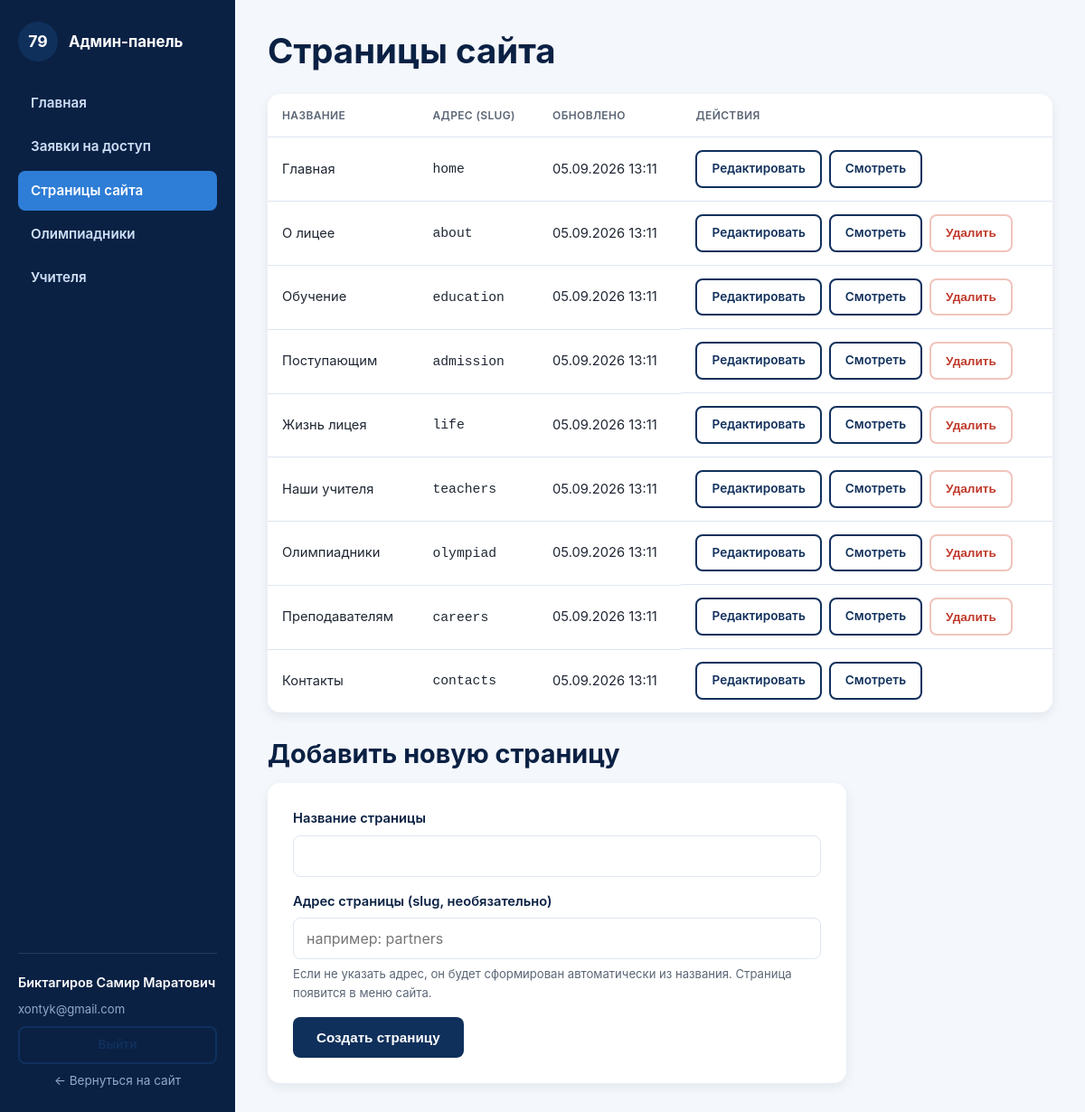
Screenshot of /admin/pages.php (signed in) with the database file from the repository.
### tables this page shows
CREATE TABLE IF NOT EXISTS pages (
    id               INT UNSIGNED AUTO_INCREMENT PRIMARY KEY,
    slug             VARCHAR(191) NOT NULL,
    title            VARCHAR(255) NOT NULL,
    content          MEDIUMTEXT NULL,
    meta_description VARCHAR(500) NULL,
    protected        TINYINT(1) NOT NULL DEFAULT 0,
    nav_order        INT NOT NULL DEFAULT 100,
    updated_at       DATETIME NOT NULL DEFAULT CURRENT_TIMESTAMP ON UPDATE CURRENT_TIMESTAMP,
    UNIQUE KEY uniq_slug (slug)
);

### includes/functions.php (called while the page is built, shortened)
<?php
function e(?string $value): string
{
    return htmlspecialchars($value ?? '', ENT_QUOTES, 'UTF-8');
}
function core_page_files(): array
{
    return [
        'home' => 'index.php',
        'about' => 'about.php',
        'education' => 'education.php',
        'admission' => 'admission.php',
        'life' => 'life.php',
        'teachers' => 'teachers.php',
        'olympiad' => 'olympiad.php',
        'careers' => 'careers.php',
        'contacts' => 'contacts.php',
    ];
}
function page_url(string $slug): string
{
    $core = core_page_files();
    return isset($core[$slug]) ? '/' . $core[$slug] : '/page.php?slug=' . urlencode($slug);
}

### admin/pages.php (the view, shortened to what this page needs)
<?php
require_once __DIR__ . '/../includes/auth.php';
$newTitle = '';
$newSlug = '';
$pages = $pdo->query('SELECT * FROM pages ORDER BY nav_order ASC, id ASC')->fetchAll();
require __DIR__ . '/../includes/admin_header.php';
?>
<h1>Страницы сайта</h1>
<div class="table-wrap" style="margin-bottom:28px;">
  <table class="admin-table">
    <thead>
      <tr><th>Название</th><th>Адрес (slug)</th><th>Обновлено</th><th>Действия</th></tr>
    </thead>
    <tbody>
      <?php foreach ($pages as $page): ?>
        <tr>
          <td><?= e($page['title']) ?></td>
          <td><code><?= e($page['slug']) ?></code></td>
          <td><?= e(date('d.m.Y H:i', strtotime($page['updated_at']))) ?></td>
          <td class="actions">
            <a href="page-edit.php?id=<?= (int) $page['id'] ?>" class="btn btn-sm btn-outline">Редактировать</a>
            <a href="<?= e(page_url($page['slug'])) ?>" class="btn btn-sm btn-outline" target="_blank" rel="noopener">Смотреть</a>
            <?php if ((int) $page['protected'] === 0): ?>
              <form method="post" class="inline-form" onsubmit="return confirm('Удалить страницу «<?= e(addslashes($page['title'])) ?>»?');">
                <button type="submit" name="action" value="delete" class="btn btn-sm btn-danger">Удалить</button>
              </form>
            <?php endif; ?>
          </td>
        </tr>
      <?php endforeach; ?>
    </tbody>
  </table>
</div>
<h2>Добавить новую страницу</h2>
<div class="admin-form-card">
  <form method="post" novalidate>
    <label>Название страницы
      <input type="text" name="title" required value="<?= e($newTitle) ?>">
    </label>
    <label>Адрес страницы (slug, необязательно)
      <input type="text" name="slug" placeholder="например: partners" value="<?= e($newSlug) ?>">
    </label>
    <p class="form-hint">Если не указать адрес, он будет сформирован автоматически из названия. Страница появится в меню сайта.</p>
    <button type="submit" class="btn btn-primary">Создать страницу</button>
  </form>
</div>
<?php require __DIR__ . '/../includes/admin_footer.php'; ?>

### css/style.css (style rules this page uses)
:root { --navy: #10305c; --navy-dark: #0a2144; --blue-light: #eaf2fb; --blue-accent: #2e7dd6; --accent: #ff9e2c; --bg: #ffffff; --bg-soft: #f4f7fb; --text: #1f2733; --text-muted: #5b6675; --border: #dfe6f0; --radius: 14px; --radius-sm: 8px; --shadow: 0 10px 30px rgba(16, 48, 92, 0.08); --shadow-sm: 0 4px 12px rgba(16, 48, 92, 0.08); --font: 'Inter', -apple-system, BlinkMacSystemFont, 'Segoe UI', Roboto, Arial, sans-serif; --container-width: 1160px; }
* { box-sizing: border-box; }
html { scroll-behavior: smooth; }
body { margin: 0; font-family: var(--font); color: var(--text); background: var(--bg); line-height: 1.6; font-size: 16px; }
a { color: var(--blue-accent); text-decoration: none; }
h1, h2, h3, h4 { color: var(--navy-dark); line-height: 1.25; margin: 0 0 .5em; }
h1 { font-size: clamp(1.8rem, 3.2vw, 2.6rem); font-weight: 700; }
h2 { font-size: clamp(1.5rem, 2.4vw, 2rem); font-weight: 700; }
p { margin: 0 0 1em; color: var(--text); }
.btn { display: inline-block; padding: 12px 24px; border-radius: var(--radius-sm); font-weight: 600; font-size: 0.95rem; border: 2px solid transparent; cursor: pointer; text-decoration: none; transition: transform .15s ease, box-shadow .15s ease, background-color .15s ease, color .15s ease; }
.btn-primary { background: var(--navy); color: #fff; }
.btn-outline { background: transparent; color: var(--navy); border-color: var(--navy); }
.btn-danger { background: #fff; color: #c0392b; border-color: #f0c4bd; }
.btn-sm { padding: 8px 16px; font-size: 0.85rem; }
form label { display: block; margin-bottom: 16px; font-weight: 600; font-size: 0.92rem; color: var(--navy-dark); }
form input[type="text"], form input[type="email"], form input[type="tel"], form input[type="password"], form input[type="number"], form textarea, form select { display: block; width: 100%; margin-top: 6px; padding: 12px 14px; border: 1px solid var(--border); border-radius: var(--radius-sm); font-family: inherit; font-size: 1rem; color: var(--text); background: #fff; font-weight: 400; }

### css/admin.css (style rules this page uses)
.admin-body { background: var(--bg-soft); }
.admin-content h1 { margin-bottom: 24px; }
.table-wrap { overflow-x: auto; background: #fff; border-radius: var(--radius); box-shadow: var(--shadow-sm); }
.admin-table { width: 100%; border-collapse: collapse; min-width: 560px; }
.admin-table th, .admin-table td { text-align: left; padding: 14px 16px; border-bottom: 1px solid var(--border); font-size: 0.92rem; }
.admin-table th { color: var(--text-muted); font-weight: 600; text-transform: uppercase; font-size: 0.75rem; letter-spacing: .03em; }
.admin-table tr:last-child td { border-bottom: none; }
.admin-table td.actions { display: flex; gap: 8px; flex-wrap: wrap; white-space: nowrap; }
.inline-form { display: inline-flex; gap: 8px; }
.admin-form-card { background: #fff; border-radius: var(--radius); box-shadow: var(--shadow-sm); padding: 28px; max-width: 640px; }
.form-hint { color: var(--text-muted); font-size: 0.82rem; margin-top: -10px; margin-bottom: 16px; }

### rows the page displays
pages: title "Главная", slug "home", updated_at "05.09.2026 13:11"
pages: title "О лицее", slug "about", updated_at "05.09.2026 13:11"
pages: title "Обучение", slug "education", updated_at "05.09.2026 13:11"
pages: title "Поступающим", slug "admission", updated_at "05.09.2026 13:11"
pages: title "Жизнь лицея", slug "life", updated_at "05.09.2026 13:11"
pages: title "Наши учителя", slug "teachers", updated_at "05.09.2026 13:11"
pages: title "Олимпиадники", slug "olympiad", updated_at "05.09.2026 13:11"
pages: title "Преподавателям", slug "careers", updated_at "05.09.2026 13:11"
pages: title "Контакты", slug "contacts", updated_at "05.09.2026 13:11"

### other values shown
$item['label'] "Главная"
$item['label'] "Заявки на доступ"
$item['label'] "Страницы сайта"
$item['label'] "Олимпиадники"
$item['label'] "Учителя"
$admin['full_name'] "Биктагиров Самир Маратович"
$admin['email'] "xontyk@gmail.com"
